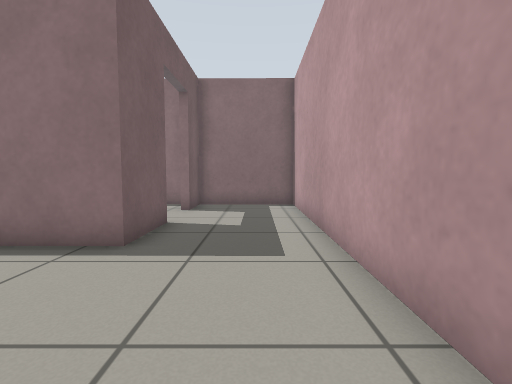
View 1 (above)

24 first-person views from a walk through a world built for the Gazebo simulator. The camera is 0.65 m above the floor, tilts 4° down and sees 85° across. The floor is counted in squares, 0.5 m on a side. Each view is taken from the middle of a square. On the plan, view 1 faces up. The plan holds only what a view shows up to about 13 squares ahead; the rest is blank.

View 2
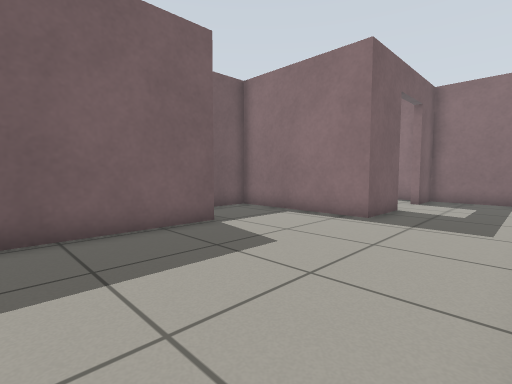

View 3
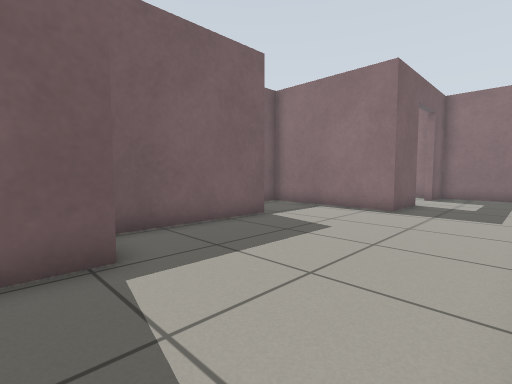

View 4
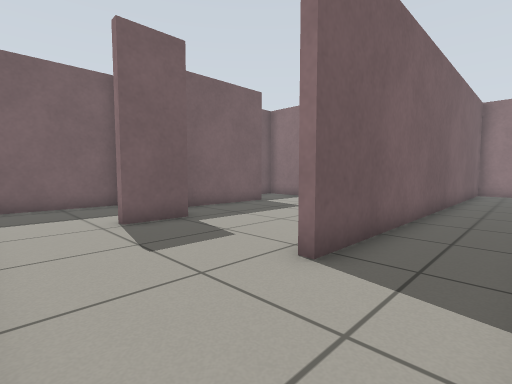

View 5
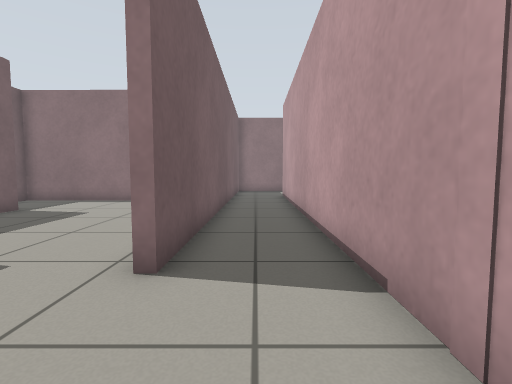

View 6
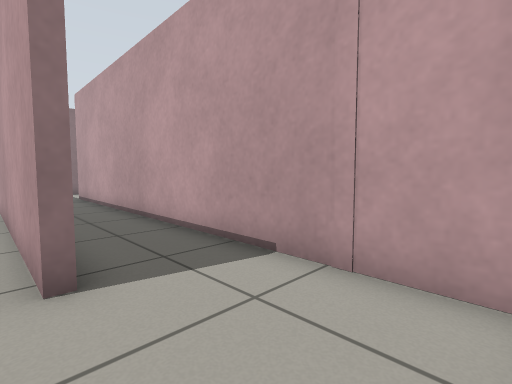

View 7
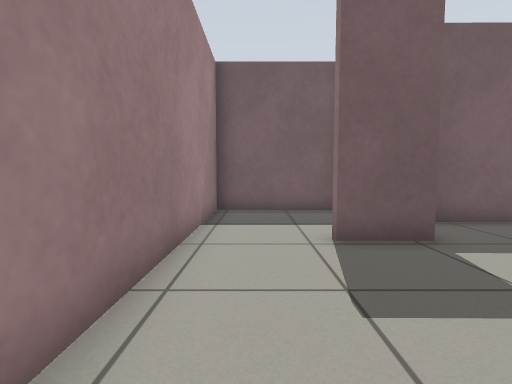

View 8
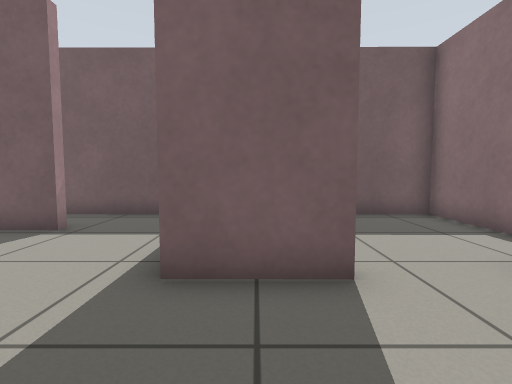

View 9
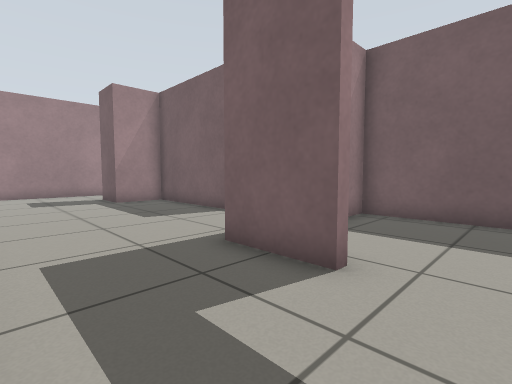

View 10
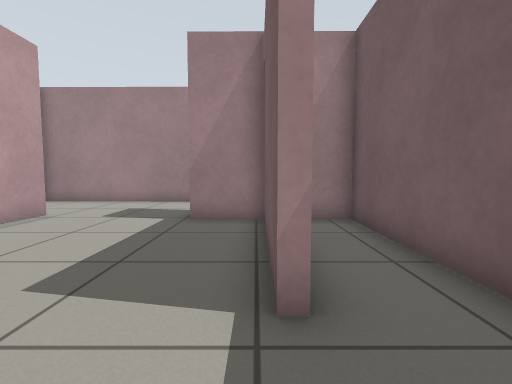

View 11
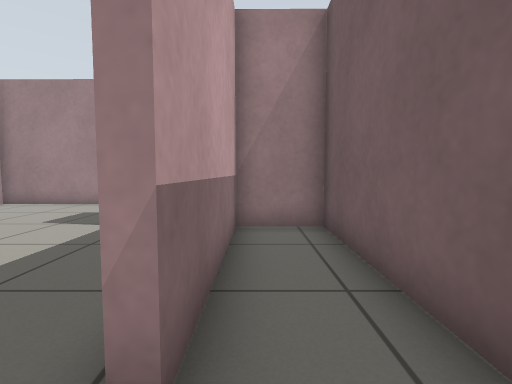

View 12
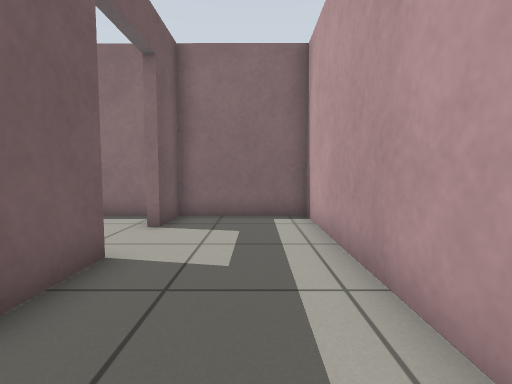

View 13
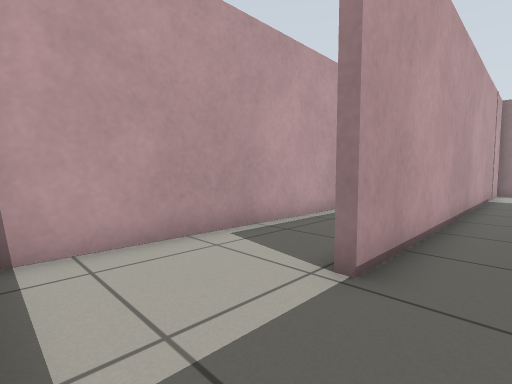

View 14
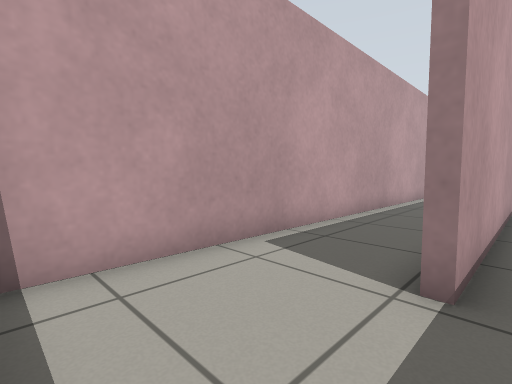

View 15
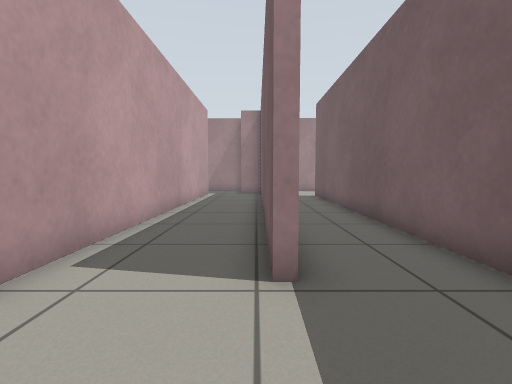

View 16
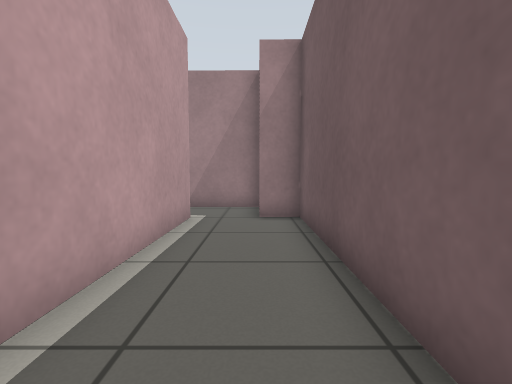

View 17
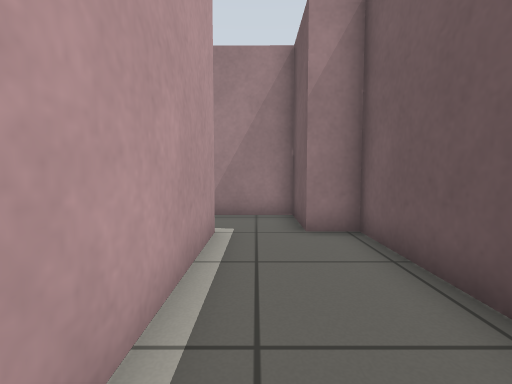

View 18
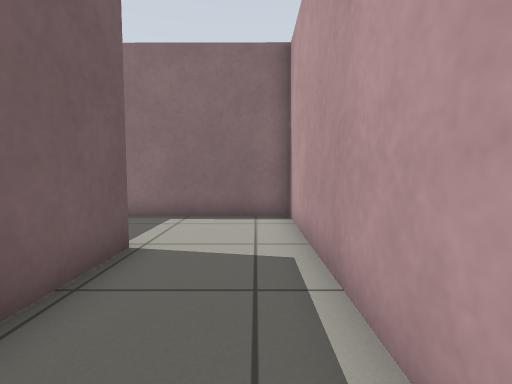

View 19
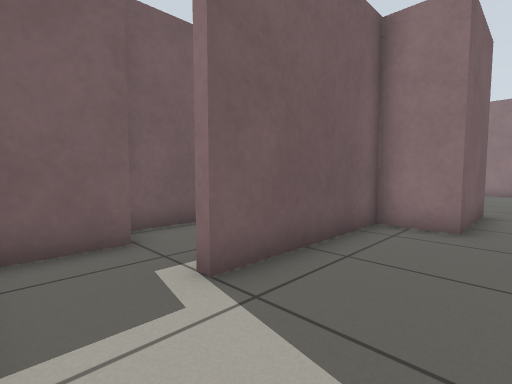

View 20
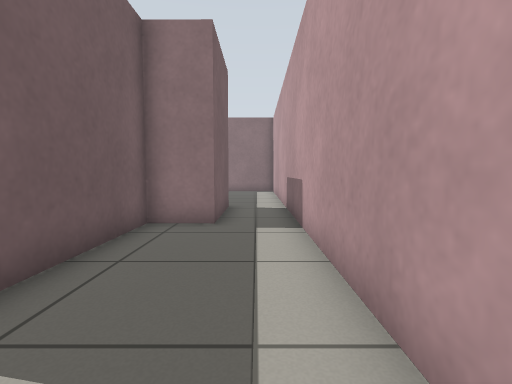

View 21
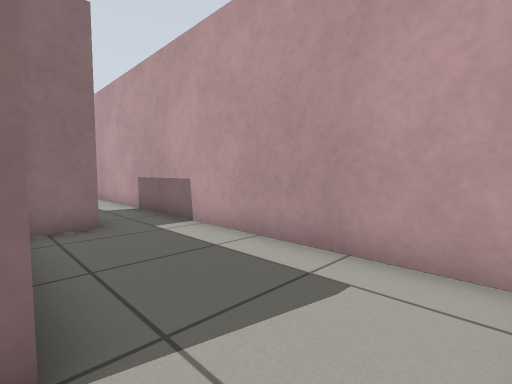

View 22
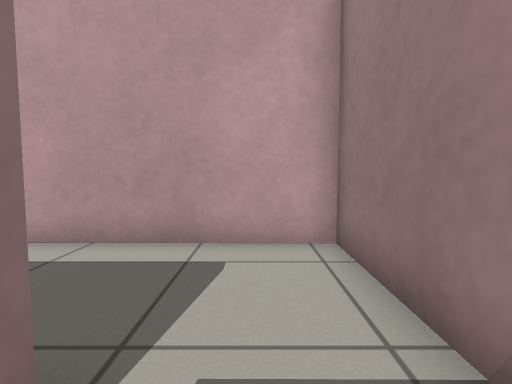

View 23
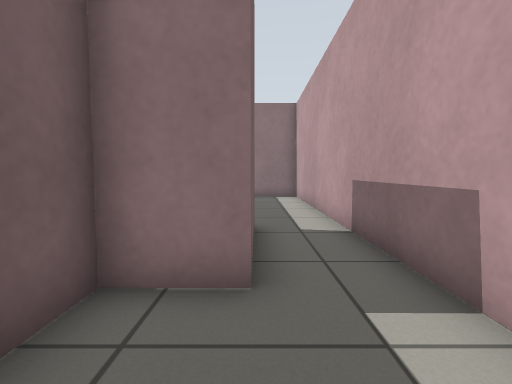

View 24
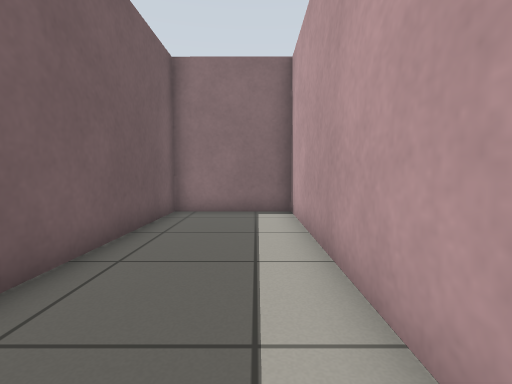

### Floor plan
Points are (right, up) in squares from view 1. A wall is a line through its corners. A room is listed if a view was taken in it or the views show most of it. See-through windows are left out.
Room 1 (views 1, 2, 8, 9, 12)
walls: (-2.3, 7.2) (-2.3, 4.8) (-4.5, 4.8); (-5.2, 1.6) (-5.2, -3.6) (-3.2, -3.6); (1.4, -3.6) (1.5, 11.3) (-2.3, 11.3) (-2.3, 9.6)
ways out: opening at (-0.5, -4) to room 2; opening at (-5, 3) to room 4; open door at (-2.5, 8.5) to room 7
Room 2 (views 3, 6)
walls: (-3.2, -3.6) (-3.2, -5.5) (-3.6, -5.5); (1.4, -4.6) (1.4, -3.6); (-7.6, -4) (-7.6, -8.4) (1.4, -8.4)
ways out: opening at (-0.5, -4) to room 1; opening at (2, -6.5) to room 3
Room 3 (views 4, 5, 7, 13, 14, 15)
walls: (1.8, 8.4) (1.7, -4.6); (5.5, 11.3) (3.1, 11.3); (1.4, -8.4) (4.4, -8.4) (4.5, 7.8)
ways out: opening at (2, -6.5) to room 2; opening at (5, 9.5) to room 5
Room 4 (views 10, 11)
walls: (-4.5, 4.8) (-7.6, 4.9) (-7.6, -3.6) (-5.5, -3.6) (-5.5, 1.6)
ways out: opening at (-5, 3) to room 1
Room 5 (views 16, 17, 18, 22)
walls: (4.8, 7.8) (4.7, -6.1) (5.9, -6.1) (5.9, -8.4) (7.4, -8.4); (7.9, -6.1) (8, 11.3) (5.5, 11.3)
ways out: opening at (5, 9.5) to room 3; opening at (8, -7.5) to room 6
Room 6 (views 19, 20, 21, 23, 24)
walls: (7.4, -8.4) (12.1, -8.5) (12.2, 2.5); (10, 2.6) (9.9, -0.9) (8.2, -0.9) (8.2, -6.1)
ways out: opening at (8, -7.5) to room 5; opening at (11, 2) to room 8
Room 7 (no view inside)
walls: (-3, 11.3) (-7.5, 11.3) (-7.6, 5.2) (-6.7, 5.2)
ways out: open door at (-2.5, 8.5) to room 1
Room 8 (no view inside)
walls: (12.2, 2.5) (12.2, 11.2) (8.3, 11.2) (8.3, 4.9)
ways out: opening at (11, 2) to room 6

Where each view was taken, in squares from view 1:
view 1: 0 up, 0 right, facing up
view 2: 3 down, 1 right, facing up-left
view 3: 5 down, 1 right, facing up-left
view 4: 8 down, 4 right, facing up-left
view 5: 8 down, 3 right, facing up
view 6: 8 down, 1 right, facing up-right
view 7: 7 down, 2 right, facing left
view 8: 6 up, 1 right, facing left
view 9: 9 up, 1 right, facing down-left
view 10: 4 up, 5 left, facing down
view 11: 3 up, 6 left, facing down
view 12: 3 up, 0 right, facing up
view 13: 11 up, 3 right, facing down-right
view 14: 11 up, 4 right, facing down-right
view 15: 11 up, 5 right, facing down
view 16: 2 up, 6 right, facing down
view 17: 0 up, 7 right, facing down
view 18: 3 up, 7 right, facing up
view 19: 8 down, 11 right, facing up-left
view 20: 8 down, 11 right, facing up
view 21: 8 down, 8 right, facing up-right
view 22: 7 down, 7 right, facing right
view 23: 4 down, 10 right, facing up
view 24: 2 up, 11 right, facing up
